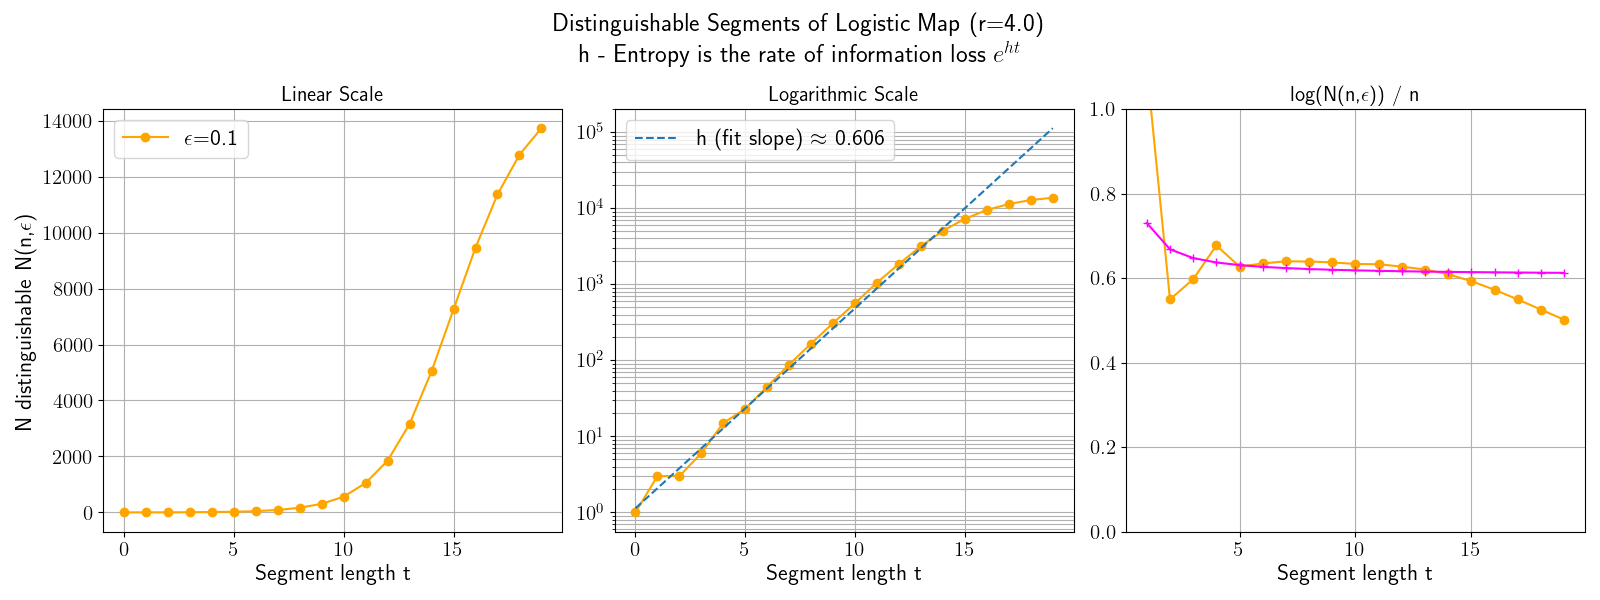

Here is the Python script that generated this plot:
#!/usr/bin/env python3
# -*- coding: utf-8 -*-
"""
Created on Tue Oct 14 09:42:53 2025

@author: ilya
"""

import numpy as np
import matplotlib.pyplot as plt

plt.rcParams['text.usetex'] = True

# Logistic map definition
def logistic_map(x, r=4.0):
    return r * x * (1 - x)

# Generate orbit segment of length t
# This function is now only used for pre-calculating the full trajectories up to t_max
def orbit_segment(x0, t, r=4.0):
    seg = np.empty(t)
    x = x0
    for i in range(t):
        seg[i] = x
        x = logistic_map(x, r)
    return seg

# Count distinguishable orbit segments at resolution eps
def count_distinguishable(segments, eps):
    n = segments.shape[0]
    used = np.zeros(n, dtype=bool)
    count = 0
    for i in range(n):
        if used[i]:
            continue
        count += 1
        # sup norm distance between segment i and all others
        # segments - segments[i] uses broadcasting
        dists = np.max(np.abs(segments - segments[i]), axis=1)
        within = dists <= eps
        used = used | within
    return count

# Parameters
r = 4.0
t_max = 20
np.random.seed(0)

# Define different combinations of epsilon and num_initial to plot
Number_of_points = 15000
configs = [
    {'eps': 0.15, 'num_initial': Number_of_points, 'label': r'$\epsilon$=0.1', 'color': 'orange'}]

# Create a figure with two subplots side by side
fig, ax = plt.subplots(1, 3, figsize=(16, 6))

# Customize the left subplot
ax[0].set_xlabel('Segment length t', fontsize=16)
ax[0].set_ylabel(r'N distinguishable N(n,$\epsilon$)' , fontsize=16)
ax[0].tick_params(axis='x', labelsize=15)
ax[0].tick_params(axis='y', labelsize=15)
ax[0].set_title('Linear Scale',  fontsize=15)
ax[0].grid(True)


# Customize the right subplot
ax[1].set_xlabel('Segment length t' , fontsize=16)
#ax[1].set_ylabel('log(number of distinguishable segments)', fontsize=16)
ax[1].set_title('Logarithmic Scale',  fontsize=15)
ax[1].tick_params(axis='x', labelsize=15)
ax[1].tick_params(axis='y', labelsize=15)
ax[1].set_yscale('log')
ax[1].grid(True, which='both')


# Customize the right subplot
ax[2].set_xlabel('Segment length t' , fontsize=16)
ax[2].set_title('log(N(n,$\epsilon$)) / n',  fontsize=15)
ax[2].tick_params(axis='x', labelsize=15)
ax[2].tick_params(axis='y', labelsize=15)

ax[2].grid(True, which='both')


for config in configs:
    eps = config['eps']
    num_initial = config['num_initial']
    
    # Sample random initial conditions
    initials = np.random.rand(num_initial) * 0.2 + 0.1

    # *** Optimization: Pre-compute full trajectories up to t_max ***
    
    # trajectories will be a numpy array of shape (num_initial, t_max)
    trajectories = np.array([orbit_segment(x0, t_max, r) for x0 in initials])

    # Compute distinguishable counts
    t_values = []
    counts = []
    
    for t in range(1, t_max + 1):
        # *** Optimization: Use pre-computed data slice for segments of length t ***
        # segments of length t are the first t columns of trajectories
        segs = trajectories[:, :t] 
        
        distinguishable = count_distinguishable(segs, eps)
        t_values.append(t - 1)
        counts.append(distinguishable)

    # Plotting remains the same
    # Plot on the left subplot (non-log scale)
    ax[0].plot(t_values, counts, marker='o', label=config['label'], color=config['color'])

    # Plot on the right subplot (log scale)
    log_counts = np.log(counts)
    ax[1].plot(t_values, counts, marker='o', color=config['color'])

    # Linear fit to estimate entropy on the right panel
    # We fit all data points for this example
    coef = np.polyfit(t_values[0:6], log_counts[0:6], 1)
    fit_line = np.polyval(coef, t_values)
    ax[1].plot(t_values, np.exp(fit_line), '--', label=r'h (fit slope) $\approx$ {0:.3f}'.format(coef[0]))


    ax[2].plot(t_values, log_counts/t_values, marker='o', color=config['color'])
    ax[2].plot(t_values, fit_line/t_values, marker='+', color='magenta')


ax[0].legend(fontsize=16)
ax[1].legend(fontsize=16)
# Add a main title for the entire figure
fig.suptitle('Distinguishable Segments of Logistic Map (r=4.0)' + '\n' + 'h - Entropy is the rate of information loss ' + r'$e^{ht}$', fontsize=18)

plt.tight_layout()
plt.show()
plt.savefig('Entropy_simple_v2.png')
print("Plot saved as Distinguishable_Segments.png")